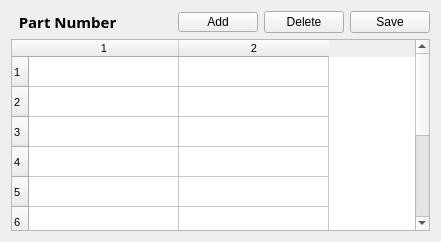
       <widget class="QWidget" name="layoutWidget_2">
        <layout class="QVBoxLayout" name="verticalLayout_3">
         <item>
          <layout class="QHBoxLayout" name="horizontalLayout_6">
           <item>
            <widget class="QLabel" name="label_pn">
             <property name="maximumSize">
              <size>
               <width>1000</width>
               <height>16777215</height>
              </size>
             </property>
             <property name="palette">
              <palette>
               <active>
                <colorrole role="WindowText">
                 <brush brushstyle="SolidPattern">
                  <color alpha="255">
                   <red>0</red>
                   <green>0</green>
                   <blue>0</blue>
                  </color>
                 </brush>
                </colorrole>
                <colorrole role="Button">
                 <brush brushstyle="SolidPattern">
                  <color alpha="255">
                   <red>170</red>
                   <green>255</green>
                   <blue>0</blue>
                  </color>
                 </brush>
                </colorrole>
                <colorrole role="Light">
                 <brush brushstyle="SolidPattern">
                  <color alpha="255">
                   <red>213</red>
                   <green>255</green>
                   <blue>127</blue>
                  </color>
                 </brush>
                </colorrole>
                <colorrole role="Midlight">
                 <brush brushstyle="SolidPattern">
                  <color alpha="255">
                   <red>191</red>
                   <green>255</green>
                   <blue>63</blue>
                  </color>
                 </brush>
                </colorrole>
                <colorrole role="Dark">
                 <brush brushstyle="SolidPattern">
                  <color alpha="255">
                   <red>85</red>
                   <green>127</green>
                   <blue>0</blue>
                  </color>
                 </brush>
                </colorrole>
                <colorrole role="Mid">
                 <brush brushstyle="SolidPattern">
                  <color alpha="255">
                   <red>113</red>
                   <green>170</green>
                   <blue>0</blue>
                  </color>
                 </brush>
                </colorrole>
                <colorrole role="Text">
                 <brush brushstyle="SolidPattern">
                  <color alpha="255">
                   <red>0</red>
                   <green>0</green>
                   <blue>0</blue>
                  </color>
                 </brush>
                </colorrole>
                <colorrole role="BrightText">
                 <brush brushstyle="SolidPattern">
                  <color alpha="255">
                   <red>255</red>
                   <green>255</green>
                   <blue>255</blue>
                  </color>
                 </brush>
                </colorrole>
                <colorrole role="ButtonText">
                 <brush brushstyle="SolidPattern">
                  <color alpha="255">
                   <red>0</red>
                   <green>0</green>
                   <blue>0</blue>
                  </color>
                 </brush>
                </colorrole>
                <colorrole role="Base">
                 <brush brushstyle="SolidPattern">
                  <color alpha="255">
                   <red>255</red>
                   <green>255</green>
                   <blue>255</blue>
                  </color>
                 </brush>
                </colorrole>
                <colorrole role="Window">
                 <brush brushstyle="SolidPattern">
                  <color alpha="255">
                   <red>170</red>
                   <green>255</green>
                   <blue>0</blue>
                  </color>
                 </brush>
                </colorrole>
                <colorrole role="Shadow">
                 <brush brushstyle="SolidPattern">
                  <color alpha="255">
                   <red>0</red>
                   <green>0</green>
                   <blue>0</blue>
                  </color>
                 </brush>
                </colorrole>
                <colorrole role="AlternateBase">
                 <brush brushstyle="SolidPattern">
                  <color alpha="255">
                   <red>212</red>
                   <green>255</green>
                   <blue>127</blue>
                  </color>
                 </brush>
                </colorrole>
                <colorrole role="ToolTipBase">
                 <brush brushstyle="SolidPattern">
                  <color alpha="255">
                   <red>255</red>
                   <green>255</green>
                   <blue>220</blue>
                  </color>
                 </brush>
                </colorrole>
                <colorrole role="ToolTipText">
                 <brush brushstyle="SolidPattern">
                  <color alpha="255">
                   <red>0</red>
                   <green>0</green>
                   <blue>0</blue>
                  </color>
                 </brush>
                </colorrole>
                <colorrole role="PlaceholderText">
                 <brush brushstyle="NoBrush">
                  <color alpha="128">
                   <red>0</red>
                   <green>0</green>
                   <blue>0</blue>
                  </color>
                 </brush>
                </colorrole>
               </active>
               <inactive>
                <colorrole role="WindowText">
                 <brush brushstyle="SolidPattern">
                  <color alpha="255">
                   <red>0</red>
                   <green>0</green>
                   <blue>0</blue>
                  </color>
                 </brush>
                </colorrole>
                <colorrole role="Button">
                 <brush brushstyle="SolidPattern">
                  <color alpha="255">
                   <red>170</red>
                   <green>255</green>
                   <blue>0</blue>
                  </color>
                 </brush>
                </colorrole>
                <colorrole role="Light">
                 <brush brushstyle="SolidPattern">
                  <color alpha="255">
                   <red>213</red>
                   <green>255</green>
                   <blue>127</blue>
                  </color>
                 </brush>
                </colorrole>
                <colorrole role="Midlight">
                 <brush brushstyle="SolidPattern">
                  <color alpha="255">
                   <red>191</red>
                   <green>255</green>
                   <blue>63</blue>
                  </color>
                 </brush>
                </colorrole>
                <colorrole role="Dark">
                 <brush brushstyle="SolidPattern">
                  <color alpha="255">
                   <red>85</red>
                   <green>127</green>
                   <blue>0</blue>
                  </color>
                 </brush>
                </colorrole>
                <colorrole role="Mid">
                 <brush brushstyle="SolidPattern">
                  <color alpha="255">
                   <red>113</red>
                   <green>170</green>
                   <blue>0</blue>
                  </color>
                 </brush>
                </colorrole>
                <colorrole role="Text">
                 <brush brushstyle="SolidPattern">
                  <color alpha="255">
                   <red>0</red>
                   <green>0</green>
                   <blue>0</blue>
                  </color>
                 </brush>
                </colorrole>
                <colorrole role="BrightText">
                 <brush brushstyle="SolidPattern">
                  <color alpha="255">
                   <red>255</red>
                   <green>255</green>
                   <blue>255</blue>
                  </color>
                 </brush>
                </colorrole>
                <colorrole role="ButtonText">
                 <brush brushstyle="SolidPattern">
                  <color alpha="255">
                   <red>0</red>
                   <green>0</green>
                   <blue>0</blue>
                  </color>
                 </brush>
                </colorrole>
                <colorrole role="Base">
                 <brush brushstyle="SolidPattern">
                  <color alpha="255">
                   <red>255</red>
                   <green>255</green>
                   <blue>255</blue>
                  </color>
                 </brush>
                </colorrole>
                <colorrole role="Window">
                 <brush brushstyle="SolidPattern">
                  <color alpha="255">
                   <red>170</red>
                   <green>255</green>
                   <blue>0</blue>
                  </color>
                 </brush>
                </colorrole>
                <colorrole role="Shadow">
                 <brush brushstyle="SolidPattern">
                  <color alpha="255">
                   <red>0</red>
                   <green>0</green>
                   <blue>0</blue>
                  </color>
                 </brush>
                </colorrole>
                <colorrole role="AlternateBase">
                 <brush brushstyle="SolidPattern">
                  <color alpha="255">
                   <red>212</red>
                   <green>255</green>
                   <blue>127</blue>
                  </color>
                 </brush>
                </colorrole>
                <colorrole role="ToolTipBase">
                 <brush brushstyle="SolidPattern">
                  <color alpha="255">
                   <red>255</red>
                   <green>255</green>
                   <blue>220</blue>
                  </color>
                 </brush>
                </colorrole>
                <colorrole role="ToolTipText">
                 <brush brushstyle="SolidPattern">
                  <color alpha="255">
                   <red>0</red>
                   <green>0</green>
                   <blue>0</blue>
                  </color>
                 </brush>
                </colorrole>
                <colorrole role="PlaceholderText">
                 <brush brushstyle="NoBrush">
                  <color alpha="128">
                   <red>0</red>
                   <green>0</green>
                   <blue>0</blue>
                  </color>
                 </brush>
                </colorrole>
               </inactive>
               <disabled>
                <colorrole role="WindowText">
                 <brush brushstyle="SolidPattern">
                  <color alpha="255">
                   <red>85</red>
                   <green>127</green>
                   <blue>0</blue>
                  </color>
                 </brush>
                </colorrole>
                <colorrole role="Button">
                 <brush brushstyle="SolidPattern">
                  <color alpha="255">
                   <red>170</red>
                   <green>255</green>
                   <blue>0</blue>
                  </color>
                 </brush>
                </colorrole>
                <colorrole role="Light">
                 <brush brushstyle="SolidPattern">
                  <color alpha="255">
                   <red>213</red>
                   <green>255</green>
                   <blue>127</blue>
                  </color>
                 </brush>
                </colorrole>
                <colorrole role="Midlight">
                 <brush brushstyle="SolidPattern">
                  <color alpha="255">
                   <red>191</red>
                   <green>255</green>
                   <blue>63</blue>
                  </color>
                 </brush>
                </colorrole>
                <colorrole role="Dark">
                 <brush brushstyle="SolidPattern">
                  <color alpha="255">
                   <red>85</red>
                   <green>127</green>
                   <blue>0</blue>
                  </color>
                 </brush>
                </colorrole>
                <colorrole role="Mid">
                 <brush brushstyle="SolidPattern">
                  <color alpha="255">
                   <red>113</red>
                   <green>170</green>
                   <blue>0</blue>
                  </color>
                 </brush>
                </colorrole>
                <colorrole role="Text">
                 <brush brushstyle="SolidPattern">
                  <color alpha="255">
                   <red>85</red>
                   <green>127</green>
                   <blue>0</blue>
                  </color>
                 </brush>
                </colorrole>
                <colorrole role="BrightText">
                 <brush brushstyle="SolidPattern">
                  <color alpha="255">
                   <red>255</red>
                   <green>255</green>
                   <blue>255</blue>
                  </color>
                 </brush>
                </colorrole>
                <colorrole role="ButtonText">
                 <brush brushstyle="SolidPattern">
                  <color alpha="255">
                   <red>85</red>
                   <green>127</green>
                   <blue>0</blue>
                  </color>
                 </brush>
                </colorrole>
                <colorrole role="Base">
                 <brush brushstyle="SolidPattern">
                  <color alpha="255">
                   <red>170</red>
                   <green>255</green>
                   <blue>0</blue>
                  </color>
                 </brush>
                </colorrole>
                <colorrole role="Window">
                 <brush brushstyle="SolidPattern">
                  <color alpha="255">
                   <red>170</red>
                   <green>255</green>
                   <blue>0</blue>
                  </color>
                 </brush>
                </colorrole>
                <colorrole role="Shadow">
                 <brush brushstyle="SolidPattern">
                  <color alpha="255">
                   <red>0</red>
                   <green>0</green>
                   <blue>0</blue>
                  </color>
                 </brush>
                </colorrole>
                <colorrole role="AlternateBase">
                 <brush brushstyle="SolidPattern">
                  <color alpha="255">
                   <red>170</red>
                   <green>255</green>
                   <blue>0</blue>
                  </color>
                 </brush>
                </colorrole>
                <colorrole role="ToolTipBase">
                 <brush brushstyle="SolidPattern">
                  <color alpha="255">
                   <red>255</red>
                   <green>255</green>
                   <blue>220</blue>
                  </color>
                 </brush>
                </colorrole>
                <colorrole role="ToolTipText">
                 <brush brushstyle="SolidPattern">
                  <color alpha="255">
                   <red>0</red>
                   <green>0</green>
                   <blue>0</blue>
                  </color>
                 </brush>
                </colorrole>
                <colorrole role="PlaceholderText">
                 <brush brushstyle="NoBrush">
                  <color alpha="128">
                   <red>0</red>
                   <green>0</green>
                   <blue>0</blue>
                  </color>
                 </brush>
                </colorrole>
               </disabled>
              </palette>
             </property>
             <property name="font">
              <font>
               <family>Segoe Print</family>
               <pointsize>11</pointsize>
               <weight>75</weight>
               <italic>false</italic>
               <bold>true</bold>
               <underline>false</underline>
               <stylestrategy>PreferDefault</stylestrategy>
               <kerning>true</kerning>
              </font>
             </property>
             <property name="autoFillBackground">
              <bool>false</bool>
             </property>
             <property name="text">
              <string>  Part Number    </string>
             </property>
            </widget>
           </item>
           <item>
            <spacer name="horizontalSpacer_6">
             <property name="orientation">
              <enum>Qt::Horizontal</enum>
             </property>
             <property name="sizeHint" stdset="0">
              <size>
               <width>40</width>
               <height>20</height>
              </size>
             </property>
            </spacer>
           </item>
           <item>
            <layout class="QHBoxLayout" name="horizontalLayout_3">
             <item>
              <widget class="QPushButton" name="btn_add_pn">
               <property name="maximumSize">
                <size>
                 <width>500</width>
                 <height>20</height>
                </size>
               </property>
               <property name="text">
                <string>Add</string>
               </property>
              </widget>
             </item>
             <item>
              <widget class="QPushButton" name="btn_delete_pn">
               <property name="text">
                <string>Delete</string>
               </property>
              </widget>
             </item>
             <item>
              <widget class="QPushButton" name="pushButton_OptValueAdd_3">
               <property name="text">
                <string>Save</string>
               </property>
              </widget>
             </item>
            </layout>
           </item>
          </layout>
         </item>
         <item>
          <widget class="QTableWidget" name="table_pn">
           <property name="font">
            <font>
             <pointsize>8</pointsize>
            </font>
           </property>
           <property name="midLineWidth">
            <number>0</number>
           </property>
           <property name="rowCount">
            <number>10</number>
           </property>
           <property name="columnCount">
            <number>2</number>
           </property>
           <attribute name="horizontalHeaderDefaultSectionSize">
            <number>150</number>
           </attribute>
           <row/>
           <row/>
           <row/>
           <row/>
           <row/>
           <row/>
           <row/>
           <row/>
           <row/>
           <row/>
           <column/>
           <column/>
          </widget>
         </item>
        </layout>
       </widget>
